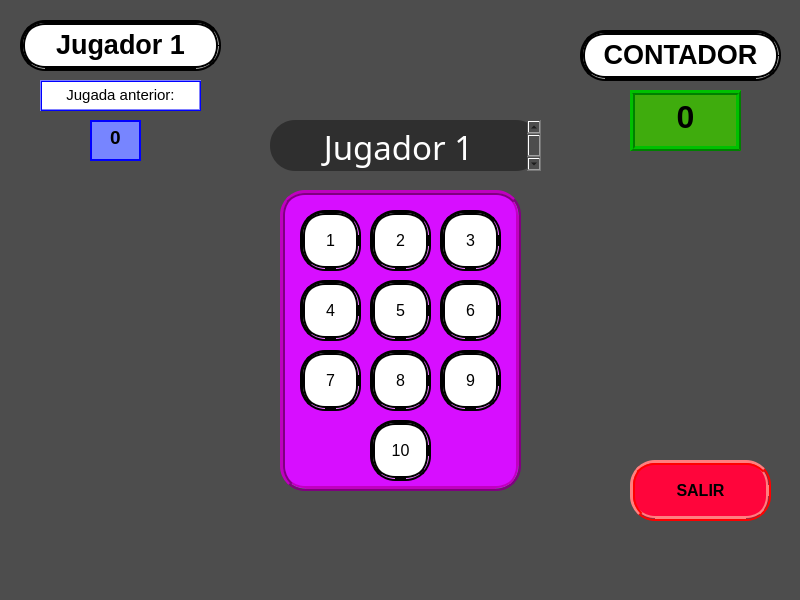
<?xml version="1.0" encoding="UTF-8"?>
<ui version="4.0">
 <class>playerGame</class>
 <widget class="QMainWindow" name="playerGame">
  <property name="geometry">
   <rect>
    <x>0</x>
    <y>0</y>
    <width>800</width>
    <height>600</height>
   </rect>
  </property>
  <property name="windowTitle">
   <string>MainWindow</string>
  </property>
  <property name="styleSheet">
   <string notr="true">background-color: rgb(77, 77, 77);
background-position: center;
background-repeat: no-repeat;
background-size: cover;</string>
  </property>
  <widget class="QWidget" name="centralwidget">
   <widget class="QTextBrowser" name="previousPlay">
    <property name="geometry">
     <rect>
      <x>90</x>
      <y>120</y>
      <width>51</width>
      <height>41</height>
     </rect>
    </property>
    <property name="styleSheet">
     <string notr="true">background: rgb(119, 133, 255);  /* Fondo morado */
border-radius: 25px;  /* Bordes redondeados */
border: 2px solid blue;  /* Borde surcado morado */
font-size: 16px;  /* Tamaño de fuente */
padding: 0px;</string>
    </property>
    <property name="html">
     <string>&lt;!DOCTYPE HTML PUBLIC &quot;-//W3C//DTD HTML 4.0//EN&quot; &quot;http://www.w3.org/TR/REC-html40/strict.dtd&quot;&gt;
&lt;html&gt;&lt;head&gt;&lt;meta name=&quot;qrichtext&quot; content=&quot;1&quot; /&gt;&lt;meta charset=&quot;utf-8&quot; /&gt;&lt;style type=&quot;text/css&quot;&gt;
p, li { white-space: pre-wrap; }
hr { height: 1px; border-width: 0; }
li.unchecked::marker { content: &quot;\2610&quot;; }
li.checked::marker { content: &quot;\2612&quot;; }
&lt;/style&gt;&lt;/head&gt;&lt;body style=&quot; font-family:'Sans Serif'; font-size:16px; font-weight:400; font-style:normal;&quot;&gt;
&lt;p align=&quot;center&quot; style=&quot; margin-top:0px; margin-bottom:0px; margin-left:0px; margin-right:0px; -qt-block-indent:0; text-indent:0px;&quot;&gt;&lt;span style=&quot; font-size:14pt; font-weight:704;&quot;&gt;0&lt;/span&gt;&lt;/p&gt;&lt;/body&gt;&lt;/html&gt;</string>
    </property>
   </widget>
   <widget class="QTextBrowser" name="actualPlayer">
    <property name="geometry">
     <rect>
      <x>270</x>
      <y>120</y>
      <width>271</width>
      <height>51</height>
     </rect>
    </property>
    <property name="styleSheet">
     <string notr="true">QTextEdit {
	background: rgb(47, 47, 47);
    font-family: Sans Serif;
    font-size: 20pt;
    font-weight: bold;
    font-style: bold;
	border-radius: 25px;  /* Bordes redondeados */
}
</string>
    </property>
    <property name="html">
     <string>&lt;!DOCTYPE HTML PUBLIC &quot;-//W3C//DTD HTML 4.0//EN&quot; &quot;http://www.w3.org/TR/REC-html40/strict.dtd&quot;&gt;
&lt;html&gt;&lt;head&gt;&lt;meta name=&quot;qrichtext&quot; content=&quot;1&quot; /&gt;&lt;meta charset=&quot;utf-8&quot; /&gt;&lt;style type=&quot;text/css&quot;&gt;
p, li { white-space: pre-wrap; }
hr { height: 1px; border-width: 0; }
li.unchecked::marker { content: &quot;\2610&quot;; }
li.checked::marker { content: &quot;\2612&quot;; }
&lt;/style&gt;&lt;/head&gt;&lt;body style=&quot; font-family:'Sans Serif'; font-size:20pt; font-weight:700; font-style:normal;&quot;&gt;
&lt;p align=&quot;center&quot; style=&quot; margin-top:0px; margin-bottom:0px; margin-left:0px; margin-right:0px; -qt-block-indent:0; text-indent:0px;&quot;&gt;&lt;span style=&quot; font-size:25pt; font-weight:400; color:#ffffff;&quot;&gt;Jugador 1&lt;/span&gt;&lt;/p&gt;&lt;/body&gt;&lt;/html&gt;</string>
    </property>
   </widget>
   <widget class="QTextEdit" name="textEdit_3">
    <property name="geometry">
     <rect>
      <x>40</x>
      <y>80</y>
      <width>161</width>
      <height>31</height>
     </rect>
    </property>
    <property name="styleSheet">
     <string notr="true">background: rgb(255, 255, 255);  /* Fondo morado */
border-radius: 25px;  /* Bordes redondeados */
border: 2px ridge blue;  /* Borde surcado morado */
font-size: 16px;  /* Tamaño de fuente */
padding: 0px;</string>
    </property>
    <property name="html">
     <string>&lt;!DOCTYPE HTML PUBLIC &quot;-//W3C//DTD HTML 4.0//EN&quot; &quot;http://www.w3.org/TR/REC-html40/strict.dtd&quot;&gt;
&lt;html&gt;&lt;head&gt;&lt;meta name=&quot;qrichtext&quot; content=&quot;1&quot; /&gt;&lt;meta charset=&quot;utf-8&quot; /&gt;&lt;style type=&quot;text/css&quot;&gt;
p, li { white-space: pre-wrap; }
hr { height: 1px; border-width: 0; }
li.unchecked::marker { content: &quot;\2610&quot;; }
li.checked::marker { content: &quot;\2612&quot;; }
&lt;/style&gt;&lt;/head&gt;&lt;body style=&quot; font-family:'Sans Serif'; font-size:16px; font-weight:400; font-style:normal;&quot;&gt;
&lt;p align=&quot;center&quot; style=&quot; margin-top:0px; margin-bottom:0px; margin-left:0px; margin-right:0px; -qt-block-indent:0; text-indent:0px;&quot;&gt;&lt;span style=&quot; font-size:11pt;&quot;&gt;Jugada anterior:&lt;/span&gt;&lt;/p&gt;&lt;/body&gt;&lt;/html&gt;</string>
    </property>
   </widget>
   <widget class="QTextEdit" name="previousPlayer">
    <property name="geometry">
     <rect>
      <x>20</x>
      <y>20</y>
      <width>201</width>
      <height>51</height>
     </rect>
    </property>
    <property name="styleSheet">
     <string notr="true">background: rgb(255, 255, 255);  /* Fondo morado */
border-radius: 25px;  /* Bordes redondeados */
border: 5px ridge black;  /* Borde surcado morado */
font-size: 16px;  /* Tamaño de fuente */
padding: 0px;</string>
    </property>
    <property name="html">
     <string>&lt;!DOCTYPE HTML PUBLIC &quot;-//W3C//DTD HTML 4.0//EN&quot; &quot;http://www.w3.org/TR/REC-html40/strict.dtd&quot;&gt;
&lt;html&gt;&lt;head&gt;&lt;meta name=&quot;qrichtext&quot; content=&quot;1&quot; /&gt;&lt;meta charset=&quot;utf-8&quot; /&gt;&lt;style type=&quot;text/css&quot;&gt;
p, li { white-space: pre-wrap; }
hr { height: 1px; border-width: 0; }
li.unchecked::marker { content: &quot;\2610&quot;; }
li.checked::marker { content: &quot;\2612&quot;; }
&lt;/style&gt;&lt;/head&gt;&lt;body style=&quot; font-family:'Sans Serif'; font-size:16px; font-weight:400; font-style:normal;&quot;&gt;
&lt;p align=&quot;center&quot; style=&quot; margin-top:0px; margin-bottom:0px; margin-left:0px; margin-right:0px; -qt-block-indent:0; text-indent:0px;&quot;&gt;&lt;span style=&quot; font-size:20pt; font-weight:704;&quot;&gt;Jugador 1&lt;/span&gt;&lt;/p&gt;&lt;/body&gt;&lt;/html&gt;</string>
    </property>
   </widget>
   <widget class="QTextEdit" name="textEdit">
    <property name="geometry">
     <rect>
      <x>580</x>
      <y>30</y>
      <width>201</width>
      <height>51</height>
     </rect>
    </property>
    <property name="styleSheet">
     <string notr="true">background: rgb(255, 255, 255);  /* Fondo morado */
border-radius: 25px;  /* Bordes redondeados */
border: 5px ridge black;  /* Borde surcado morado */
font-size: 16px;  /* Tamaño de fuente */
padding: 0px;</string>
    </property>
    <property name="html">
     <string>&lt;!DOCTYPE HTML PUBLIC &quot;-//W3C//DTD HTML 4.0//EN&quot; &quot;http://www.w3.org/TR/REC-html40/strict.dtd&quot;&gt;
&lt;html&gt;&lt;head&gt;&lt;meta name=&quot;qrichtext&quot; content=&quot;1&quot; /&gt;&lt;meta charset=&quot;utf-8&quot; /&gt;&lt;style type=&quot;text/css&quot;&gt;
p, li { white-space: pre-wrap; }
hr { height: 1px; border-width: 0; }
li.unchecked::marker { content: &quot;\2610&quot;; }
li.checked::marker { content: &quot;\2612&quot;; }
&lt;/style&gt;&lt;/head&gt;&lt;body style=&quot; font-family:'Sans Serif'; font-size:16px; font-weight:400; font-style:normal;&quot;&gt;
&lt;p align=&quot;center&quot; style=&quot; margin-top:0px; margin-bottom:0px; margin-left:0px; margin-right:0px; -qt-block-indent:0; text-indent:0px;&quot;&gt;&lt;span style=&quot; font-size:20pt; font-weight:704;&quot;&gt;CONTADOR&lt;/span&gt;&lt;/p&gt;&lt;/body&gt;&lt;/html&gt;</string>
    </property>
   </widget>
   <widget class="QPushButton" name="exit">
    <property name="geometry">
     <rect>
      <x>630</x>
      <y>460</y>
      <width>141</width>
      <height>61</height>
     </rect>
    </property>
    <property name="font">
     <font>
      <pointsize>-1</pointsize>
      <bold>true</bold>
     </font>
    </property>
    <property name="styleSheet">
     <string notr="true">background: rgb(255, 5, 59);  /* Fondo morado */
border-radius: 25px;  /* Bordes redondeados */
border: 5px ridge red;  /* Borde surcado morado */
font-size: 16px;  /* Tamaño de fuente */
padding: 0px;</string>
    </property>
    <property name="text">
     <string>SALIR</string>
    </property>
   </widget>
   <widget class="QTextBrowser" name="counterFrame">
    <property name="geometry">
     <rect>
      <x>630</x>
      <y>90</y>
      <width>111</width>
      <height>61</height>
     </rect>
    </property>
    <property name="styleSheet">
     <string notr="true">background: rgb(63, 172, 13);  /* Fondo morado */
border: 5px ridge green;  /* Borde surcado morado */
font-size: 16px;  /* Tamaño de fuente */
padding: 0px;</string>
    </property>
    <property name="html">
     <string>&lt;!DOCTYPE HTML PUBLIC &quot;-//W3C//DTD HTML 4.0//EN&quot; &quot;http://www.w3.org/TR/REC-html40/strict.dtd&quot;&gt;
&lt;html&gt;&lt;head&gt;&lt;meta name=&quot;qrichtext&quot; content=&quot;1&quot; /&gt;&lt;meta charset=&quot;utf-8&quot; /&gt;&lt;style type=&quot;text/css&quot;&gt;
p, li { white-space: pre-wrap; }
hr { height: 1px; border-width: 0; }
li.unchecked::marker { content: &quot;\2610&quot;; }
li.checked::marker { content: &quot;\2612&quot;; }
&lt;/style&gt;&lt;/head&gt;&lt;body style=&quot; font-family:'Sans Serif'; font-size:16px; font-weight:400; font-style:normal;&quot;&gt;
&lt;p align=&quot;center&quot; style=&quot; margin-top:0px; margin-bottom:0px; margin-left:0px; margin-right:0px; -qt-block-indent:0; text-indent:0px;&quot;&gt;&lt;span style=&quot; font-size:24pt; font-weight:704;&quot;&gt;0&lt;/span&gt;&lt;/p&gt;&lt;/body&gt;&lt;/html&gt;</string>
    </property>
   </widget>
   <widget class="QPlainTextEdit" name="plainTextEdit_2">
    <property name="geometry">
     <rect>
      <x>280</x>
      <y>190</y>
      <width>241</width>
      <height>301</height>
     </rect>
    </property>
    <property name="styleSheet">
     <string notr="true">background: rgb(215, 14, 255);  /* Fondo morado */
border-radius: 25px;  /* Bordes redondeados */
border: 5px ridge purple;  /* Borde surcado morado */
font-size: 16px;  /* Tamaño de fuente */
padding: 0px;</string>
    </property>
   </widget>
   <widget class="QPushButton" name="pushButton_2">
    <property name="geometry">
     <rect>
      <x>370</x>
      <y>210</y>
      <width>61</width>
      <height>61</height>
     </rect>
    </property>
    <property name="whatsThis">
     <string>&lt;html&gt;&lt;head/&gt;&lt;body&gt;&lt;p&gt;&lt;span style=&quot; font-size:18pt;&quot;&gt;g&lt;/span&gt;&lt;/p&gt;&lt;/body&gt;&lt;/html&gt;</string>
    </property>
    <property name="styleSheet">
     <string notr="true">background: rgb(255, 255, 255);  /* Fondo morado */
border-radius: 25px;  /* Bordes redondeados */
border: 5px ridge black;  /* Borde surcado morado */
font-size: 16px;  /* Tamaño de fuente */
padding: 0px;</string>
    </property>
    <property name="text">
     <string>2</string>
    </property>
   </widget>
   <widget class="QPushButton" name="pushButton_7">
    <property name="geometry">
     <rect>
      <x>300</x>
      <y>350</y>
      <width>61</width>
      <height>61</height>
     </rect>
    </property>
    <property name="styleSheet">
     <string notr="true">background: rgb(255, 255, 255);  /* Fondo morado */
border-radius: 25px;  /* Bordes redondeados */
border: 5px ridge black;  /* Borde surcado morado */
font-size: 16px;  /* Tamaño de fuente */
padding: 0px;</string>
    </property>
    <property name="text">
     <string>7</string>
    </property>
   </widget>
   <widget class="QPushButton" name="pushButton_9">
    <property name="geometry">
     <rect>
      <x>440</x>
      <y>350</y>
      <width>61</width>
      <height>61</height>
     </rect>
    </property>
    <property name="styleSheet">
     <string notr="true">background: rgb(255, 255, 255);  /* Fondo morado */
border-radius: 25px;  /* Bordes redondeados */
border: 5px ridge black;  /* Borde surcado morado */
font-size: 16px;  /* Tamaño de fuente */
padding: 0px;</string>
    </property>
    <property name="text">
     <string>9</string>
    </property>
   </widget>
   <widget class="QPushButton" name="pushButton_8">
    <property name="geometry">
     <rect>
      <x>370</x>
      <y>350</y>
      <width>61</width>
      <height>61</height>
     </rect>
    </property>
    <property name="styleSheet">
     <string notr="true">background: rgb(255, 255, 255);  /* Fondo morado */
border-radius: 25px;  /* Bordes redondeados */
border: 5px ridge black;  /* Borde surcado morado */
font-size: 16px;  /* Tamaño de fuente */
padding: 0px;</string>
    </property>
    <property name="text">
     <string>8</string>
    </property>
   </widget>
   <widget class="QPushButton" name="pushButton_3">
    <property name="geometry">
     <rect>
      <x>440</x>
      <y>210</y>
      <width>61</width>
      <height>61</height>
     </rect>
    </property>
    <property name="styleSheet">
     <string notr="true">background: rgb(255, 255, 255);  /* Fondo morado */
border-radius: 25px;  /* Bordes redondeados */
border: 5px ridge black;  /* Borde surcado morado */
font-size: 16px;  /* Tamaño de fuente */
padding: 0px;</string>
    </property>
    <property name="text">
     <string>3</string>
    </property>
   </widget>
   <widget class="QPushButton" name="pushButton">
    <property name="geometry">
     <rect>
      <x>300</x>
      <y>210</y>
      <width>61</width>
      <height>61</height>
     </rect>
    </property>
    <property name="styleSheet">
     <string notr="true">background: rgb(255, 255, 255);  /* Fondo morado */
border-radius: 25px;  /* Bordes redondeados */
border: 5px ridge black;  /* Borde surcado morado */
font-size: 16px;  /* Tamaño de fuente */
padding: 0px;</string>
    </property>
    <property name="text">
     <string>1</string>
    </property>
   </widget>
   <widget class="QPushButton" name="pushButton_5">
    <property name="geometry">
     <rect>
      <x>370</x>
      <y>280</y>
      <width>61</width>
      <height>61</height>
     </rect>
    </property>
    <property name="styleSheet">
     <string notr="true">background: rgb(255, 255, 255);  /* Fondo morado */
border-radius: 25px;  /* Bordes redondeados */
border: 5px ridge black;  /* Borde surcado morado */
font-size: 16px;  /* Tamaño de fuente */
padding: 0px;</string>
    </property>
    <property name="text">
     <string>5</string>
    </property>
   </widget>
   <widget class="QPushButton" name="pushButton_6">
    <property name="geometry">
     <rect>
      <x>440</x>
      <y>280</y>
      <width>61</width>
      <height>61</height>
     </rect>
    </property>
    <property name="styleSheet">
     <string notr="true">background: rgb(255, 255, 255);  /* Fondo morado */
border-radius: 25px;  /* Bordes redondeados */
border: 5px ridge black;  /* Borde surcado morado */
font-size: 16px;  /* Tamaño de fuente */
padding: 0px;</string>
    </property>
    <property name="text">
     <string>6</string>
    </property>
   </widget>
   <widget class="QPushButton" name="pushButton_4">
    <property name="geometry">
     <rect>
      <x>300</x>
      <y>280</y>
      <width>61</width>
      <height>61</height>
     </rect>
    </property>
    <property name="styleSheet">
     <string notr="true">background: rgb(255, 255, 255);  /* Fondo morado */
border-radius: 25px;  /* Bordes redondeados */
border: 5px ridge black;  /* Borde surcado morado */
font-size: 16px;  /* Tamaño de fuente */
padding: 0px;</string>
    </property>
    <property name="text">
     <string>4</string>
    </property>
   </widget>
   <widget class="QPushButton" name="pushButton_10">
    <property name="geometry">
     <rect>
      <x>370</x>
      <y>420</y>
      <width>61</width>
      <height>61</height>
     </rect>
    </property>
    <property name="styleSheet">
     <string notr="true">background: rgb(255, 255, 255);  /* Fondo morado */
border-radius: 25px;  /* Bordes redondeados */
border: 5px ridge black;  /* Borde surcado morado */
font-size: 16px;  /* Tamaño de fuente */
padding: 0px;</string>
    </property>
    <property name="text">
     <string>10</string>
    </property>
   </widget>
  </widget>
  <widget class="QMenuBar" name="menubar">
   <property name="geometry">
    <rect>
     <x>0</x>
     <y>0</y>
     <width>800</width>
     <height>19</height>
    </rect>
   </property>
  </widget>
  <widget class="QStatusBar" name="statusbar"/>
 </widget>
 <resources/>
 <connections/>
</ui>
